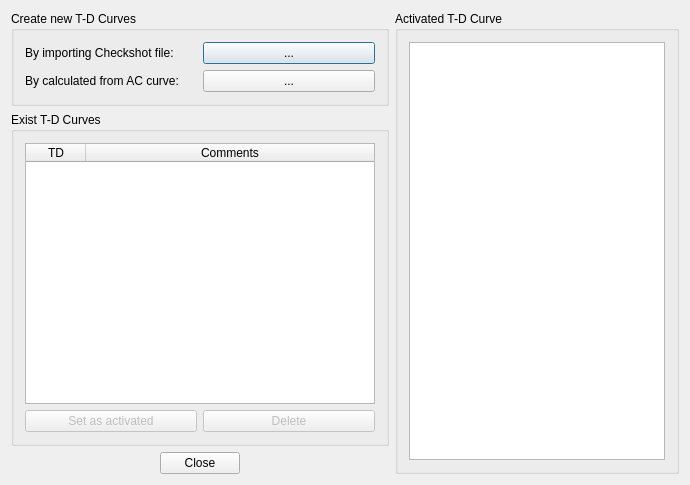
<?xml version="1.0" encoding="UTF-8"?>
<ui version="4.0">
 <class>CXDlgTDCalculate</class>
 <widget class="QDialog" name="CXDlgTDCalculate">
  <property name="geometry">
   <rect>
    <x>0</x>
    <y>0</y>
    <width>690</width>
    <height>485</height>
   </rect>
  </property>
  <property name="windowTitle">
   <string>T-D Calculator</string>
  </property>
  <layout class="QHBoxLayout" name="horizontalLayout_2">
   <item>
    <layout class="QVBoxLayout" name="verticalLayout">
     <item>
      <widget class="QGroupBox" name="groupBoxNew">
       <property name="title">
        <string>Create new T-D Curves</string>
       </property>
       <layout class="QGridLayout" name="gridLayout_2">
        <item row="0" column="0">
         <widget class="QLabel" name="label">
          <property name="text">
           <string>By importing Checkshot file:</string>
          </property>
         </widget>
        </item>
        <item row="0" column="1">
         <widget class="QPushButton" name="pushButtonImport">
          <property name="text">
           <string>...</string>
          </property>
          <property name="icon">
           <iconset>
            <normalon>:/Icon/WellFile.png</normalon>
           </iconset>
          </property>
         </widget>
        </item>
        <item row="1" column="0">
         <widget class="QLabel" name="label_2">
          <property name="text">
           <string>By calculated from AC curve:</string>
          </property>
         </widget>
        </item>
        <item row="1" column="1">
         <widget class="QPushButton" name="pushButtonCal">
          <property name="text">
           <string>...</string>
          </property>
          <property name="icon">
           <iconset>
            <normalon>:/Icon/T-AC.png</normalon>
           </iconset>
          </property>
         </widget>
        </item>
       </layout>
      </widget>
     </item>
     <item>
      <widget class="QGroupBox" name="groupBoxExist">
       <property name="title">
        <string>Exist T-D Curves</string>
       </property>
       <layout class="QGridLayout" name="gridLayout">
        <item row="1" column="0">
         <widget class="QPushButton" name="pushButtonAct">
          <property name="enabled">
           <bool>false</bool>
          </property>
          <property name="text">
           <string>Set as activated</string>
          </property>
          <property name="icon">
           <iconset>
            <normalon>:/Icon/OK.png</normalon>
           </iconset>
          </property>
         </widget>
        </item>
        <item row="1" column="1">
         <widget class="QPushButton" name="pushButtonDel">
          <property name="enabled">
           <bool>false</bool>
          </property>
          <property name="text">
           <string>Delete</string>
          </property>
          <property name="icon">
           <iconset>
            <disabledon>:/Icon/Delete.png</disabledon>
           </iconset>
          </property>
         </widget>
        </item>
        <item row="0" column="0" colspan="2">
         <widget class="QTableWidget" name="tableWidget">
          <property name="selectionMode">
           <enum>QAbstractItemView::SingleSelection</enum>
          </property>
          <property name="selectionBehavior">
           <enum>QAbstractItemView::SelectRows</enum>
          </property>
          <property name="wordWrap">
           <bool>false</bool>
          </property>
          <attribute name="horizontalHeaderDefaultSectionSize">
           <number>60</number>
          </attribute>
          <attribute name="horizontalHeaderStretchLastSection">
           <bool>true</bool>
          </attribute>
          <column>
           <property name="text">
            <string>TD</string>
           </property>
          </column>
          <column>
           <property name="text">
            <string>Comments</string>
           </property>
          </column>
         </widget>
        </item>
       </layout>
      </widget>
     </item>
     <item>
      <widget class="QDialogButtonBox" name="buttonBox">
       <property name="standardButtons">
        <set>QDialogButtonBox::Close</set>
       </property>
       <property name="centerButtons">
        <bool>true</bool>
       </property>
      </widget>
     </item>
    </layout>
   </item>
   <item>
    <widget class="QGroupBox" name="groupBoxAct">
     <property name="sizePolicy">
      <sizepolicy hsizetype="Fixed" vsizetype="Preferred">
       <horstretch>0</horstretch>
       <verstretch>0</verstretch>
      </sizepolicy>
     </property>
     <property name="title">
      <string>Activated T-D Curve</string>
     </property>
     <layout class="QHBoxLayout" name="horizontalLayout">
      <item>
       <widget class="QTableView" name="tableView"/>
      </item>
     </layout>
    </widget>
   </item>
  </layout>
 </widget>
 <layoutdefault spacing="6" margin="11"/>
 <resources>
  <include location="../xconsole/x.qrc"/>
 </resources>
 <connections>
  <connection>
   <sender>buttonBox</sender>
   <signal>rejected()</signal>
   <receiver>CXDlgTDCalculate</receiver>
   <slot>reject()</slot>
   <hints>
    <hint type="sourcelabel">
     <x>397</x>
     <y>474</y>
    </hint>
    <hint type="destinationlabel">
     <x>311</x>
     <y>327</y>
    </hint>
   </hints>
  </connection>
 </connections>
</ui>
